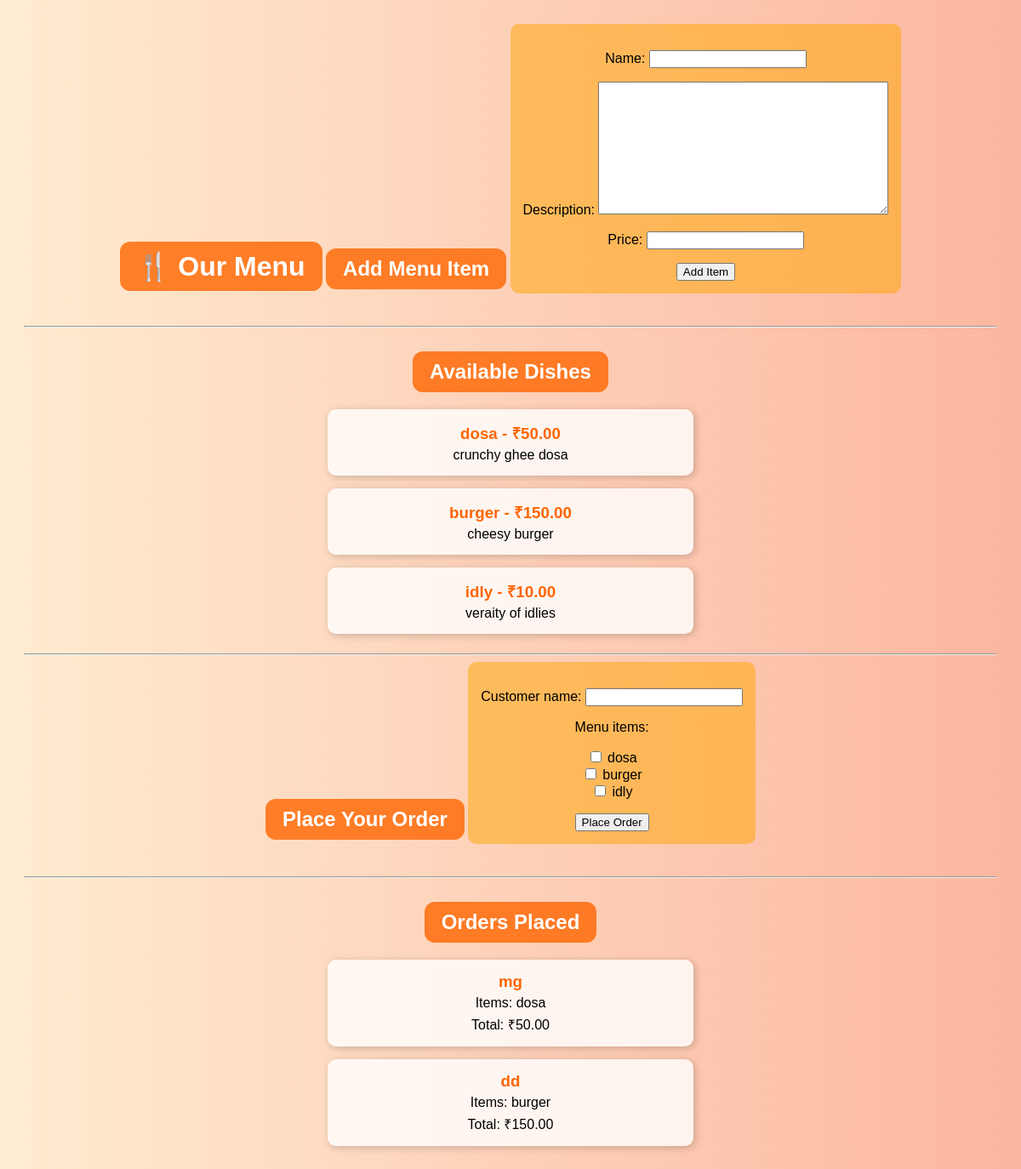
The page / on the database its author committed.
### menu/models.py (models this page shows, shortened)
class MenuItem(models.Model):
    name = models.CharField(max_length=100)
    description = models.TextField()
    price = models.DecimalField(max_digits=6, decimal_places=2)
    def __str__(self):
        return self.name

class Order(models.Model):
    customer_name = models.CharField(max_length=100)
    menu_items = models.ManyToManyField(MenuItem)
    created_at = models.DateTimeField(auto_now_add=True)
    def total_price(self):
        return sum(item.price for item in self.menu_items.all())

### menu/views.py (the view)
# urls.py: path('', views.home, name='home'),
def home(request):
    items = MenuItem.objects.all()
    if request.method == 'POST' and 'add_item' in request.POST:
        menu_form = MenuItemForm(request.POST)
        if menu_form.is_valid():
            menu_form.save()
            return redirect('home')
    else:
        menu_form = MenuItemForm()
    if request.method == 'POST' and 'place_order' in request.POST:
        order_form = OrderForm(request.POST)
        if order_form.is_valid():
            order_form.save()
            return redirect('home')
    else:
        order_form = OrderForm()
    orders = Order.objects.all()
    return render(request, 'menu/home.html', {
        'items': items,
        'menu_form': menu_form,
        'order_form': order_form,
        'orders': orders
    })

### menu/forms.py
class MenuItemForm(forms.ModelForm):
    class Meta:
        model = MenuItem
        fields = ['name', 'description', 'price']

class OrderForm(forms.ModelForm):
    menu_items = forms.ModelMultipleChoiceField(
        queryset=MenuItem.objects.all(),
        widget=forms.CheckboxSelectMultiple
    )
    class Meta:
        model = Order
        fields = ['customer_name', 'menu_items']

### menu/templates/menu/home.html (shortened to what this page needs)
{% load static %}
<!DOCTYPE html>
<html>
<head>
    <link rel="stylesheet" href="{% static 'menu/style.css' %}">
</head>
<body>
    <h1>🍴 Our Menu</h1>
    <h2>Add Menu Item</h2>
    <form method="POST">
        {{ menu_form.as_p }}
        <button type="submit" name="add_item">Add Item</button>
    </form>
    <hr>
    <div class="menu-items">
        <h2>Available Dishes</h2>
        {% for item in items %}
            <div class="item">
                <h3>{{ item.name }} - ₹{{ item.price }}</h3>
                <p>{{ item.description }}</p>
            </div>
        {% empty %}
            <p>No items yet!</p>
        {% endfor %}
    </div>
    <hr>
    <h2>Place Your Order</h2>
    <form method="POST">
        {{ order_form.as_p }}
        <button type="submit" name="place_order">Place Order</button>
    </form>
    <hr>
    <h2>Orders Placed</h2>
    <div class="orders">
        {% for order in orders %}
            <div class="order">
                <h3>{{ order.customer_name }}</h3>
                <p>Items:
                    {% for item in order.menu_items.all %}
                        {{ item.name }}{% if not forloop.last %}, {% endif %}
                    {% endfor %}
                </p>
                <p>Total: ₹{{ order.total_price }}</p>
            </div>
        {% empty %}
            <p>No orders yet!</p>
        {% endfor %}
    </div>
</body>
</html>

### menu/static/menu/style.css (style rules this page uses)
body { background: linear-gradient(to right, #ffecd2, #fcb69f); font-family: 'Poppins', sans-serif; text-align: center; padding: 20px; }
h1, h2 { color: #fff; background-color: rgba(255, 102, 0, 0.8); display: inline-block; padding: 10px 20px; border-radius: 12px; margin-bottom: 20px; }
form { background-color: rgba(255, 165, 0, 0.5); display: inline-block; padding: 15px; border-radius: 10px; margin-bottom: 30px; }
.menu-items, .orders { display: flex; flex-direction: column; align-items: center; }
.item, .order { background-color: rgba(255, 255, 255, 0.8); width: 400px; padding: 15px; border-radius: 10px; margin-bottom: 15px; box-shadow: 2px 2px 10px rgba(0,0,0,0.2); }
.item h3, .order h3 { margin: 0; color: #ff6600; }
.item p, .order p { margin: 5px 0 0 0; }

### rows shown on the page
MenuItem: name "dosa", price "50.00", description "crunchy ghee dosa"
MenuItem: name "burger", price "150.00", description "cheesy burger"
MenuItem: name "idly", price "10.00", description "veraity of idlies"
Order: customer_name "mg", total_price "50.00"
Order: customer_name "dd", total_price "150.00"
